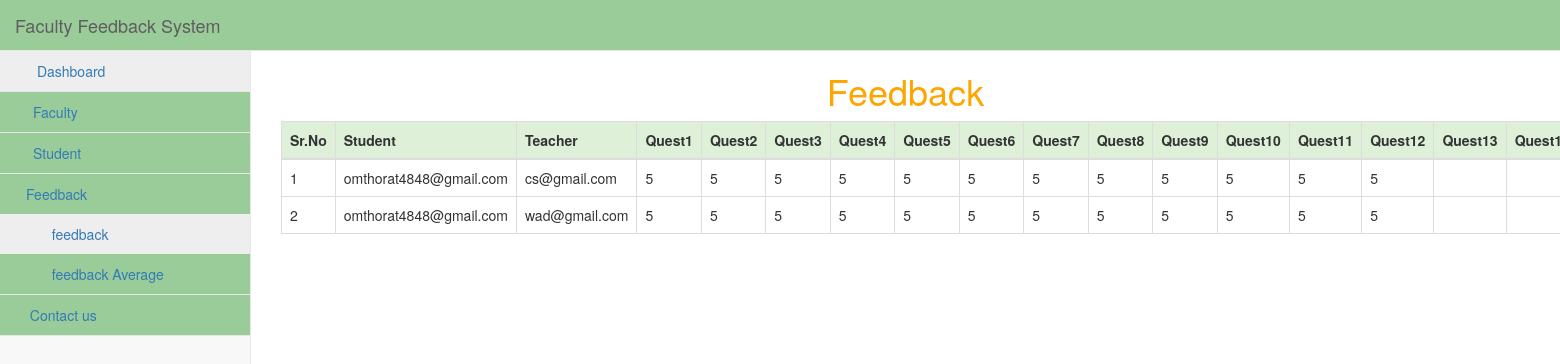
The page /admin/dashboard.php?info=feedback (signed in) on the database its author committed.
### tables this page shows
CREATE TABLE `feedback` (
  `id` int(11) NOT NULL,
  `student_id` varchar(50) NOT NULL,
  `faculty_id` varchar(50) NOT NULL,
  `Teacher provided the course outline having weekly content plan w` enum('5','4','3','2','1') NOT NULL,
  `Course objectives,learning outcomes and grading criteria are cle` enum('5','4','3','2','1') NOT NULL,
  `Course integrates throretical course concepts with the real worl` enum('5','4','3','2','1') NOT NULL,
  `Teacher is punctual,arrives on time and leaves on time` enum('5','4','3','2','1') NOT NULL,
  `Teacher is good at stimulating the interest in the course conten` enum('5','4','3','2','1') NOT NULL,
  `Teacher is good at explaining the subject matter` enum('5','4','3','2','1') NOT NULL,
  `Teacher's presentation was clear,loud ad easy to understand` enum('5','4','3','2','1') NOT NULL,
  `Teacher is good at using innovative teaching methods/ways` enum('5','4','3','2','1') NOT NULL,
  `Teacher is available and helpful during counseling hours` enum('5','4','3','2','1') NOT NULL,
  `Teacher has competed the whole course as per course outline` enum('5','4','3','2','1') NOT NULL,
  `Teacher was always fair and impartial:` enum('5','4','3','2','1') NOT NULL,
  `Assessments conducted are clearly connected to maximize learinin` enum('5','4','3','2','1') NOT NULL,
  `What I liked about the course` text NOT NULL,
  `Why I disliked about the course` text NOT NULL,
  `date` date NOT NULL
);

### admin/feedback.php (the view, shortened to what this page needs)
<?php
$q=mysqli_query($conn,"select * from feedback");
$r=mysqli_num_rows($q);
if($r==false)
{
echo "<h3 style='color:Red'>No any records found ! </h3>";
}
else
{
?>
<div class="row">
	<div class="col-sm-12" style="color:orange;">
		<h1 align="center" >Feedback</h1>
	</div>
</div>
<div class="row">
<div class="col-sm-12">
<table class="table table-bordered">
	<thead >
	<tr class="success">
		<th>Sr.No</th>
		<th>Student</th>
		<th>Teacher</th>
		<th>Quest1</th>
		<th>Quest2</th>
		<th>Quest3</th>
		<th>Quest4</th>
		<th>Quest5</th>
		<th>Quest6</th>
		<th>Quest7</th>
		<th>Quest8</th>
		<th>Quest9</th>
		<th>Quest10</th>
		<th>Quest11</th>
		<th>Quest12</th>
		<th>Quest13</th>
		<th>Quest14</th>
		</tr>
		</thead>
		<?php
		$i=1;
	while($row=mysqli_fetch_array($q))
		{
			echo "<tr>";
			echo "<td>".$i."</td>";
			echo "<td>".$row[1]."</td>";
			echo "<td>".$row[2]."</td>";
			echo "<td>".$row[3]."</td>";
			echo "<td>".$row[4]."</td>";
			echo "<td>".$row[5]."</td>";
			echo "<td>".$row[6]."</td>";
			echo "<td>".$row[7]."</td>";
			echo "<td>".$row[8]."</td>";
			echo "<td>".$row[9]."</td>";
			echo "<td>".$row[10]."</td>";
			echo "<td>".$row[11]."</td>";
			echo "<td>".$row[12]."</td>";
			echo "<td>".$row[13]."</td>";
			echo "<td>".$row[14]."</td>";
			echo "<td>".$row[15]."</td>";
			echo "<td>".$row[16]."</td>";
			echo "</tr>";
		$i++;
		}
		?>
</table>
</div>
</div>
<?php }?>

### css/sb-admin-2.css (style rules this page uses)
body { background-color: #f8f8f8; }

### rows shown on the page
feedback: student "omthorat4848@gmail.com", faculty "cs@gmail.com", value "5"
feedback: student "omthorat4848@gmail.com", faculty "wad@gmail.com", value "5"
